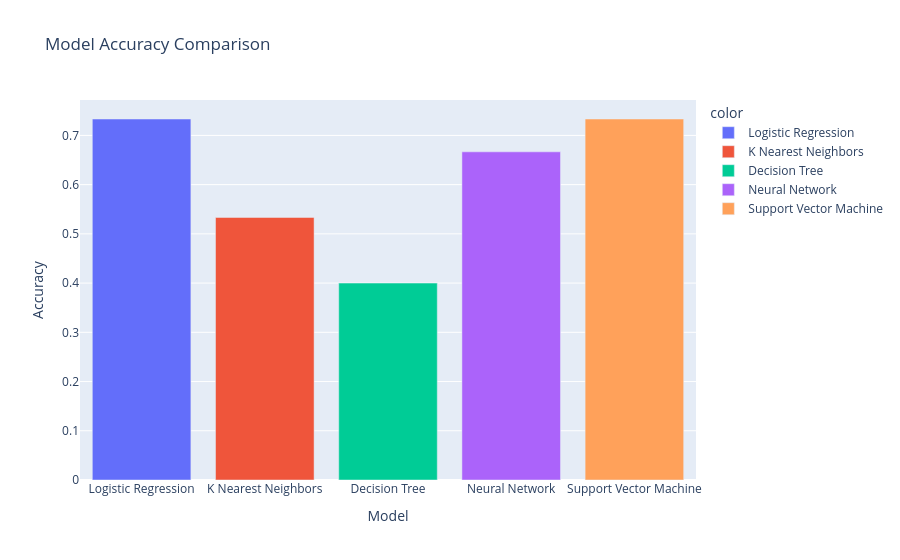

Notebook source saved alongside this figure:
### Code cell
fig = px.bar(
    x = ['Logistic Regression', 'K Nearest Neighbors', 'Decision Tree', 'Neural Network', 'Support Vector Machine'],
    y = [log_acc, knn_acc, dt_acc, mlp_acc, svc_acc],
    color = ['Logistic Regression', 'K Nearest Neighbors', 'Decision Tree', 'Neural Network', 'Support Vector Machine'],
    labels = {'x': "Model", 'y': "Accuracy"},
    title = "Model Accuracy Comparison"
)
fig.show()

### Figure 1 — Plotly figure (JSON) as saved in the notebook; plotly's stock layout.template omitted (floating-point values rounded to 4 significant figures)
{"data": [{"hovertemplate": "color=Logistic Regression<br>Model=%{x}<br>Accuracy=%{y}<extra></extra>", "legendgroup": "Logistic Regression", "marker": {"color": "#636efa", "pattern": {"shape": ""}}, "name": "Logistic Regression", "orientation": "v", "showlegend": true, "textposition": "auto", "type": "bar", "x": ["Logistic Regression"], "xaxis": "x", "y": [0.7333], "yaxis": "y"}, {"hovertemplate": "color=K Nearest Neighbors<br>Model=%{x}<br>Accuracy=%{y}<extra></extra>", "legendgroup": "K Nearest Neighbors", "marker": {"color": "#EF553B", "pattern": {"shape": ""}}, "name": "K Nearest Neighbors", "orientation": "v", "showlegend": true, "textposition": "auto", "type": "bar", "x": ["K Nearest Neighbors"], "xaxis": "x", "y": [0.5333], "yaxis": "y"}, {"hovertemplate": "color=Decision Tree<br>Model=%{x}<br>Accuracy=%{y}<extra></extra>", "legendgroup": "Decision Tree", "marker": {"color": "#00cc96", "pattern": {"shape": ""}}, "name": "Decision Tree", "orientation": "v", "showlegend": true, "textposition": "auto", "type": "bar", "x": ["Decision Tree"], "xaxis": "x", "y": [0.4], "yaxis": "y"}, {"hovertemplate": "color=Neural Network<br>Model=%{x}<br>Accuracy=%{y}<extra></extra>", "legendgroup": "Neural Network", "marker": {"color": "#ab63fa", "pattern": {"shape": ""}}, "name": "Neural Network", "orientation": "v", "showlegend": true, "textposition": "auto", "type": "bar", "x": ["Neural Network"], "xaxis": "x", "y": [0.6667], "yaxis": "y"}, {"hovertemplate": "color=Support Vector Machine<br>Model=%{x}<br>Accuracy=%{y}<extra></extra>", "legendgroup": "Support Vector Machine", "marker": {"color": "#FFA15A", "pattern": {"shape": ""}}, "name": "Support Vector Machine", "orientation": "v", "showlegend": true, "textposition": "auto", "type": "bar", "x": ["Support Vector Machine"], "xaxis": "x", "y": [0.7333], "yaxis": "y"}], "layout": {"barmode": "relative", "legend": {"title": {"text": "color"}, "tracegroupgap": 0}, "title": {"text": "Model Accuracy Comparison"}, "xaxis": {"anchor": "y", "domain": [0, 1], "title": {"text": "Model"}}, "yaxis": {"anchor": "x", "domain": [0, 1], "title": {"text": "Accuracy"}}}}
